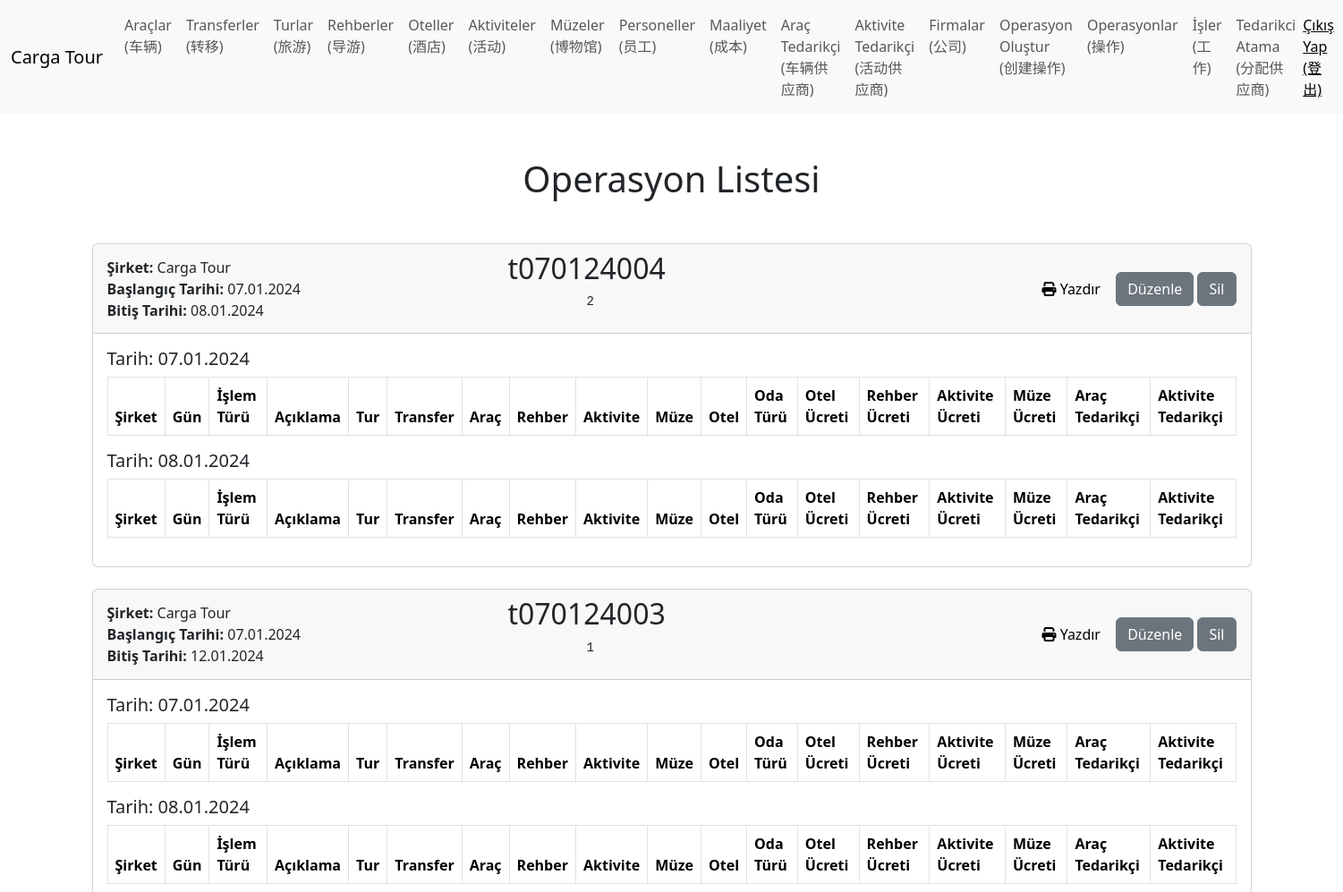
Before: /operation_list/ (upper part) with the older database file.
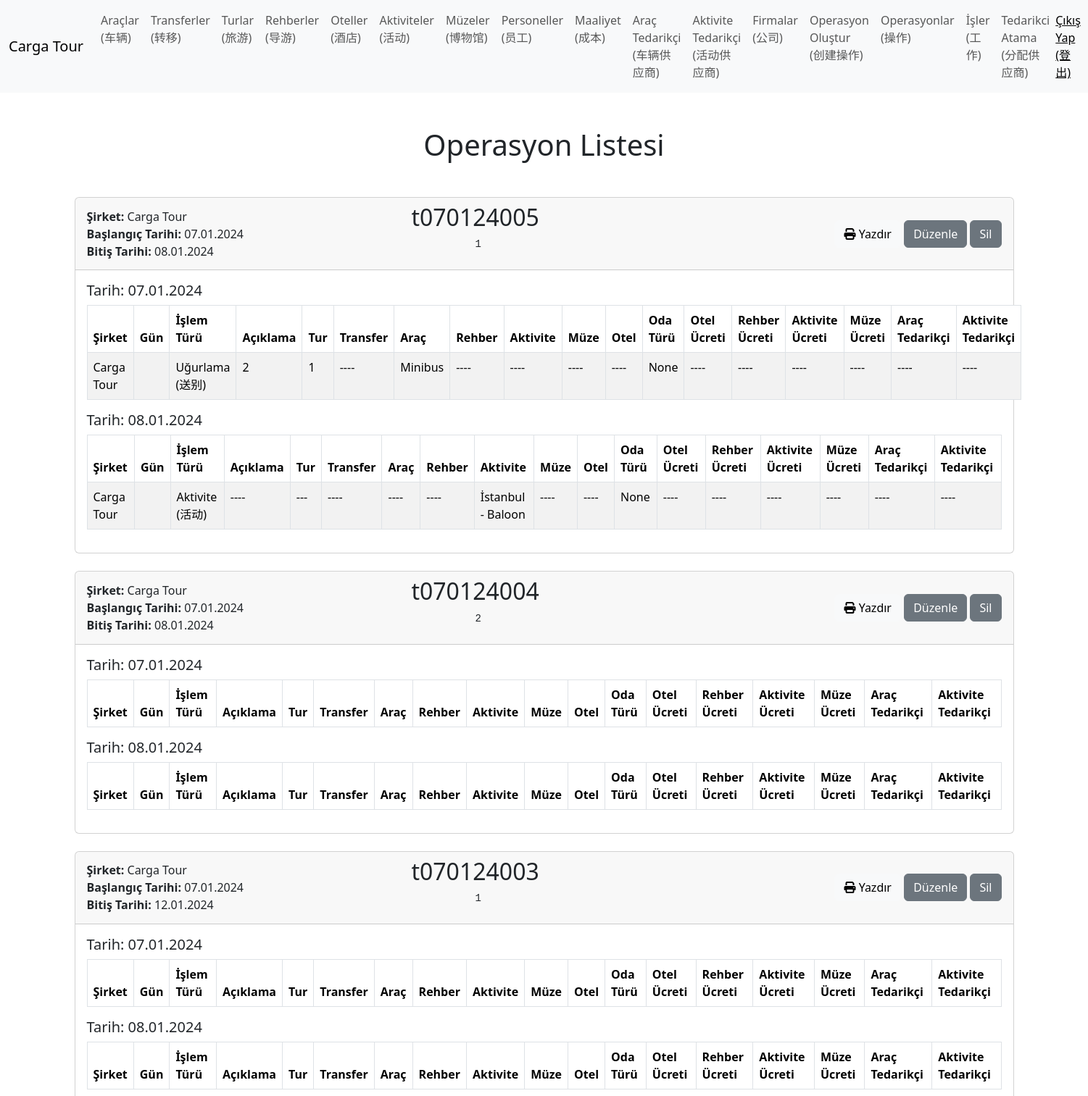
After: the same page with the newer database file.
### TourManager/models.py (models this page shows, shortened)
class Operation(models.Model):
    CURRENCY_CHOICES = (
        ('TL', 'TL (土耳其里拉)'),
        ('USD', 'USD (美元)'),
        ('EUR', 'EUR (欧元)'),
    )
    company = models.ForeignKey(Sirket, verbose_name="Şirket (公司)", on_delete=models.CASCADE)
    selling_staff = models.ForeignKey(Personel, verbose_name="Satan Personel (销售人员)", related_name="Satan", on_delete=models.CASCADE, blank=True, null=True)
    follow_staff = models.ForeignKey(Personel, verbose_name="Takip Eden Personel (跟进员工)", related_name="Takip", on_delete=models.CASCADE)
    buyer_company = models.ForeignKey(BuyerCompany, verbose_name="Alıcı Firma (买方公司)", related_name="Alıcı", on_delete=models.CASCADE)
    start = models.DateField(verbose_name="Başlama Tarihi (开始日期)")
    finish = models.DateField(verbose_name="Bitiş Tarihi (结束日期)")
    create_date = models.DateTimeField(verbose_name="Oluşturulma Tarihi (创建日期)", auto_now=False, auto_now_add=True)
    update_date = models.DateTimeField(verbose_name="Güncelleme Tarihi (更新日期)", auto_now=True, auto_now_add=False)
    passenger_info = models.TextField(verbose_name="Yolcu Bilgileri (乘客信息)")
    ticket = models.CharField(verbose_name="Etiket (标签)", unique=True, max_length=50, blank=True, null=True)
    sales_price = models.DecimalField(verbose_name="Satış Fiyatı (销售价格)", max_digits=10, decimal_places=2, default=0)
    currency = models.CharField(max_length=3, choices=CURRENCY_CHOICES, verbose_name="Para Birimi (货币)", default="USD")
    number_passengers = models.PositiveIntegerField(verbose_name="Yolcu Sayısı (乘客数量)", default=1)

class Sirket(models.Model):
    name = models.CharField(verbose_name="Adı", max_length=155)
    start = models.DateField(verbose_name="Başlama Tarihi")
    finish = models.DateField(verbose_name="Bitiş Tarihi")
    is_active = models.BooleanField(verbose_name="Aktif mi?")
    def __str__(self):
        return self.name

class OperationDay(models.Model):
    company = models.ForeignKey(Sirket, verbose_name="Şirket (公司)", on_delete=models.CASCADE)
    operation = models.ForeignKey(Operation, verbose_name="Operasyon (操作)", on_delete=models.CASCADE)
    date = models.DateField(verbose_name="Tarih (日期)")

class OperationItem(models.Model):
    OPERATIONSTYPE_CHOICES = (
        ('Karsilama', 'Karşılama (迎接)'),
        ('Ugurlama', 'Uğurlama (送别)'),
        ('Tur', 'Tur (旅游)'),
        ('Arac', 'Araç (车辆)'),
        ('Aktivite', 'Aktivite (活动)'),
        ('Muze', 'Müze (博物馆)'),
        ('Otel', 'Otel (酒店)'),
        ('Rehber', 'Rehber (导游)'),
        ('Aracli Rehber', 'Araçlı Rehber (带车导游)'),
        ('Serbest Zaman', 'Serbest Zaman (自由时间)'),
    )
    ROOMTYPE_CHOICES = (
        ('Tek', 'Tek (单人)'),
        ('Cift', 'Çift (双人)'),
        ('Uc', 'Üç (三人)'),
    )
    company = models.ForeignKey(Sirket, verbose_name="Şirket (公司)", on_delete=models.CASCADE)
    day = models.ForeignKey(OperationDay, verbose_name="Gün (日)", on_delete=models.CASCADE)
    operation_type = models.CharField(max_length=20, choices=OPERATIONSTYPE_CHOICES, verbose_name="İşlem Türü (操作类型)")
    description = models.CharField(max_length=255, blank=True, null=True, verbose_name="Açıklama (描述)")
    tour = models.ForeignKey(Tour, blank=True, null=True, on_delete=models.CASCADE, verbose_name="Tur (旅游)")
    transfer = models.ForeignKey(Transfer, blank=True, null=True, on_delete=models.CASCADE, verbose_name="Transfer (转移)")
    vehicle = models.ForeignKey(Vehicle, blank=True, null=True, on_delete=models.CASCADE, verbose_name="Araç (车辆)")
    guide = models.ForeignKey(Guide, blank=True, null=True, on_delete=models.CASCADE, verbose_name="Rehber (导游)")
    activity = models.ForeignKey(Activity, blank=True, null=True, on_delete=models.CASCADE, verbose_name="Aktivite (活动)")
    museum = models.ForeignKey(Museum, blank=True, null=True, on_delete=models.CASCADE, verbose_name="Müze (博物馆)")
    hotel = models.ForeignKey(Hotel, blank=True, null=True, on_delete=models.CASCADE, verbose_name="Otel (酒店)")
    room_type = models.CharField(max_length=20, choices=ROOMTYPE_CHOICES, blank=True, null=True, verbose_name="Oda Türü (房间类型)")
    hotel_price = models.DecimalField(max_digits=10, decimal_places=2, default=0, verbose_name="Otel Ücreti (酒店价格)")
    guide_price = models.DecimalField(max_digits=10, decimal_places=2, default=0, verbose_name="Rehber Ücreti (导游费)")
    activity_price = models.DecimalField(max_digits=10, decimal_places=2, default=0, verbose_name="Aktivite Ücreti (活动费)")
    museym_price = models.DecimalField(max_digits=10, decimal_places=2, default=0, verbose_name="Müze Ücreti (博物馆费用)")
    cost = models.ForeignKey(Cost, blank=True, null=True, on_delete=models.CASCADE, verbose_name="Araç Tedarikçi (车辆供应商)")
    activity_cost = models.ForeignKey(ActivityCost, blank=True, null=True, on_delete=models.CASCADE, verbose_name="Aktivite Tedarikçi (活动供应商)")

class Tour(models.Model):
    company=models.ForeignKey(Sirket, verbose_name="Sirket", on_delete=models.CASCADE)
    route = models.CharField(verbose_name="Güzergah", max_length=155)
    def __str__(self):
        return self.route

class Vehicle(models.Model):
    company=models.ForeignKey(Sirket, verbose_name="Sirket", on_delete=models.CASCADE)
    vehicle = models.CharField(verbose_name="Araçlar", max_length=155)
    capacity = models.PositiveIntegerField(verbose_name="Kapasite")
    def __str__(self):
        return self.vehicle

class Activity(models.Model):
    CURRENCY_CHOICES = (
        ('TL', 'TL'),
        ('USD', 'USD'),
        ('EUR', 'EUR'),
    )
    company=models.ForeignKey(Sirket, verbose_name="Sirket", on_delete=models.CASCADE)
    name = models.CharField(verbose_name="Adı", max_length=100)
    city = models.CharField(verbose_name="Şehir", max_length=155)
    def __str__(self):
        return f"{self.city} - {self.name}"

### TourManager/views.py (the view)
# urls.py: path('operation_list/', operation_list, name='operation_list'),
def operation_list(request):
    operasyonlar = Operation.objects.all().order_by('-create_date').prefetch_related('operationday_set', 'operationday_set__operationitem_set')
    return render(request, 'tour/operation_list.html', {'operations': operasyonlar, 'title': 'Operasyon', 'createtitle': 'Operasyon Listesi'})

### TourManager/models.py (called while the page is built)
    def __str__(self):
        return f"{self.city} - {self.name}"

### TourManager/templates/tour/operation_list.html (shortened to what this page needs)
{% extends "tour/base.html" %}
{% block content %}
<h1 class="text-center my-5">{{ createtitle }}</h1>
{% for operation in operations %}
<div class="card my-4" id="operation-{{ forloop.counter }}">
    <div class="card-header d-flex justify-content-between align-items-center">
        <div>
            <strong>Şirket:</strong> {{ operation.company }} <br>
            <strong>Başlangıç Tarihi:</strong> {{ operation.start|date:"d.m.Y" }} <br>
            <strong>Bitiş Tarihi:</strong> {{ operation.finish|date:"d.m.Y" }}
        </div>
        <div>
            <h2 class="text-center" style="transform: translateX(-50%)">{{ operation.ticket }}</h2>
            <pre>{{ operation.passenger_info }}</pre>
        </div>
        <div>
            <button onclick="printOperation('operation-{{ forloop.counter }}')" class="btn btn-light">
                <i class="fa fa-print"></i> Yazdır
            </button>
            <a href="{% url 'update_operation' operation.id %}" class="btn btn-secondary">Düzenle</a>
            <button class="btn btn-secondary" hx-delete="{% url 'delete_operation' operation.id %}" hx-confirm="Silmek istediğine emin misin?" hx-target="#operation-{{ forloop.counter }}">Sil</button>
        </div>
    </div>
    <div class="card-body">
        {% for day in operation.operationday_set.all %}
            <h5 class="card-title">Tarih: {{ day.date|date:"d.m.Y" }}</h5>
            <table class="table table-bordered table-striped table-hover">
                <thead class="thead-light">
                    <tr>
                        <th>Şirket</th>
                        <th>Gün</th>
                        <th>İşlem Türü</th>
                        <th>Açıklama</th>
                        <th>Tur</th>
                        <th>Transfer</th>
                        <th>Araç</th>
                        <th>Rehber</th>
                        <th>Aktivite</th>
                        <th>Müze</th>
                        <th>Otel</th>
                        <th>Oda Türü</th>
                        <th>Otel Ücreti</th>
                        <th>Rehber Ücreti</th>
                        <th>Aktivite Ücreti</th>
                        <th>Müze Ücreti</th>
                        <th>Araç Tedarikçi</th>
                        <th>Aktivite Tedarikçi</th>
                    </tr>
                </thead>
                <tbody>
                    {% for item in day.operationitem_set.all %}
                    <tr>
                        <td>{{ item.company }}</td>
                        <td>{{ item.day|date:"d.m.Y" }}</td>
                        <td>{{ item.get_operation_type_display }}</td>
                        <td>{{ item.description|default:"----" }}</td>
                        <td>{{ item.tour|default:"---" }}</td>
                        <td>{{ item.transfer|default:"----" }}</td>
                        <td>{{ item.vehicle|default:"----" }}</td>
                        <td>{{ item.guide|default:"----" }}</td>
                        <td>{{ item.activity|default:"----" }}</td>
                        <td>{{ item.museum|default:"----" }}</td>
                        <td>{{ item.hotel|default:"----" }}</td>
                        <td>{{ item.get_room_type_display }}</td>
                        <td>{{ item.hotel_price|default:"----" }}</td>
                        <td>{{ item.guide_price|default:"----" }}</td>
                        <td>{{ item.activity_price|default:"----" }}</td>
                        <td>{{ item.museum_price|default:"----" }}</td>
                        <td>{{ item.cost|default:"----" }}</td>
                        <td>{{ item.activity_cost|default:"----" }}</td>
                    </tr>
                    {% endfor %}
                </tbody>
            </table>
        {% endfor %}
    </div>
</div>
{% empty %}
    <div class="alert alert-warning" role="alert">
        Hiç operasyon kaydı bulunamadı.
    </div>
{% endfor %}
{% endblock content %}

Changed rows visible on the page:
added Operation: company "Carga Tour", start "07.01.2024", finish "08.01.2024", ticket "t070124005", passenger_info "1"
added OperationDay: date "07.01.2024", shown under "Carga Tour"
added OperationItem: company "Carga Tour", operation_type "Uğurlama (送别)", description "2", tour "1", transfer "----", vehicle "Minibus", guide "----", activity "----", museum "----", hotel "----", room_type "None", hotel_price "----", guide_price "----", activity_price "----", museum_price "----", cost "----", activity_cost "----", shown under "07.01.2024"
added OperationDay: date "08.01.2024", shown under "Carga Tour"
added OperationItem: company "Carga Tour", operation_type "Aktivite (活动)", description "----", tour "---", transfer "----", vehicle "----", guide "----", activity "İstanbul - Baloon", museum "----", hotel "----", room_type "None", hotel_price "----", guide_price "----", activity_price "----", museum_price "----", cost "----", activity_cost "----", shown under "08.01.2024"
